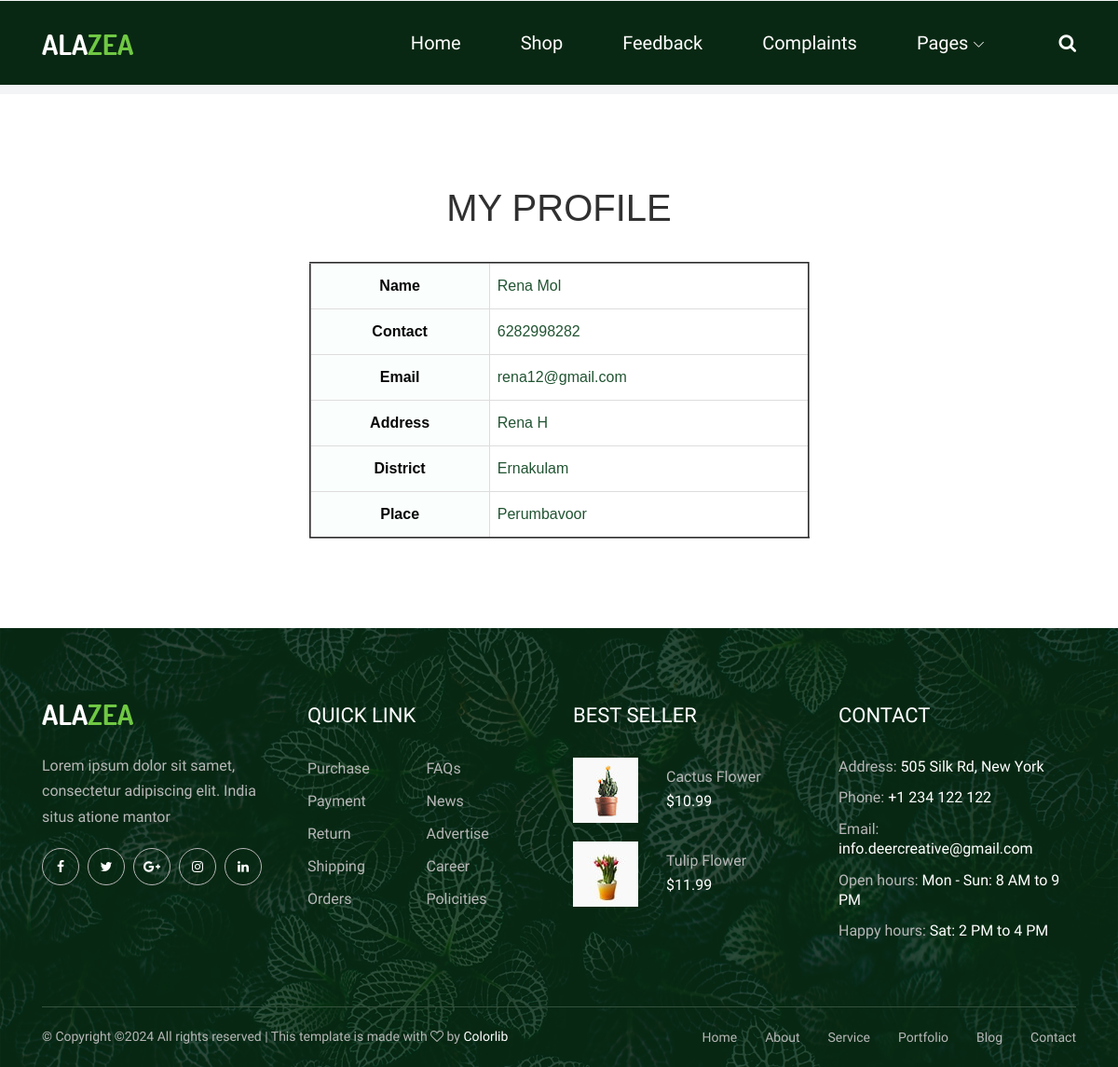
Screenshot of /Project/User/MyProfile.php (signed in) with the database file from the repository.
### tables this page shows
CREATE TABLE `tbl_user` (
  `user_id` int(11) NOT NULL auto_increment,
  `user_name` varchar(100) NOT NULL,
  `user_contact` varchar(100) NOT NULL,
  `user_email` varchar(100) NOT NULL,
  `user_password` varchar(100) NOT NULL,
  `user_address` varchar(100) NOT NULL,
  `user_place` varchar(100) NOT NULL,
  `user_pincode` varchar(100) NOT NULL,
  PRIMARY KEY  (`user_id`)
);

CREATE TABLE `tbl_district` (
  `district_id` int(11) NOT NULL auto_increment,
  `district_name` varchar(100) NOT NULL,
  PRIMARY KEY  (`district_id`)
);

CREATE TABLE `tbl_place` (
  `place_id` int(11) NOT NULL auto_increment,
  `place_name` varchar(100) NOT NULL,
  `district_id` int(11) NOT NULL,
  PRIMARY KEY  (`place_id`)
);

### Project/User/MyProfile.php (the view, shortened to what this page needs)
<?php
include('Head.php');
?>
<!DOCTYPE html PUBLIC "-//W3C//DTD XHTML 1.0 Transitional//EN" "http://www.w3.org/TR/xhtml1/DTD/xhtml1-transitional.dtd">
<html xmlns="http://www.w3.org/1999/xhtml">
<head>
</head>
<body>
<?php
$sel="select * from tbl_user u inner join tbl_place p on p.place_id=u.user_place inner join tbl_district d on d.district_id =p.district_id where user_id='".$_SESSION["userid"]."'";
$data=mysql_query($sel);
$row=mysql_fetch_array($data);
?>
<div align="center">
<h1>MY PROFILE</h1><br /></div>
<table width="537" height="173" border="2" align="center">
<tr>
<th width="187">Name</th>
<td width="332"><?php echo $row["user_name"]?></td>
</tr>
<tr>
<th>Contact</th>
<td><?php echo $row["user_contact"]?></td>
</tr>
<tr>
<th>Email</th>
<td><?php echo $row["user_email"]?></td>
</tr>
<tr>
<th>Address</th>
<td><?php echo $row["user_address"]?></td>
</tr>
<tr>
  <th>District</th>
  <td><?php echo $row["district_name"]?></td>
</tr>
<tr>
  <th>Place</th>
  <td><?php echo $row["place_name"]?></td>
</tr>
</table>
</body>
<?php
include('Foot.php');
?>
</html>

### Project/Assets/Templates/form.css (style rules this page uses)
#tab td, #tab th { border: 1px solid #ddd; padding: 8px; color:rgb(19 73 37 / 94%); }
#tab th { padding-top: 12px; padding-bottom: 12px; text-align: center; background-color:rgba(250, 254, 252, 0.94); color: rgb(7, 7, 7); }

### Project/Assets/Templates/User/css/classy-nav.css (style rules this page uses)
* { margin: 0; padding: 0; }
body { font-family: "Roboto", sans-serif; }

### rows the page displays
tbl_user: user_name "Rena Mol", user_contact "6282998282", user_email "rena12@gmail.com", user_address "Rena H", tbl_district.district_name "Ernakulam", tbl_place.place_name "Perumbavoor"
